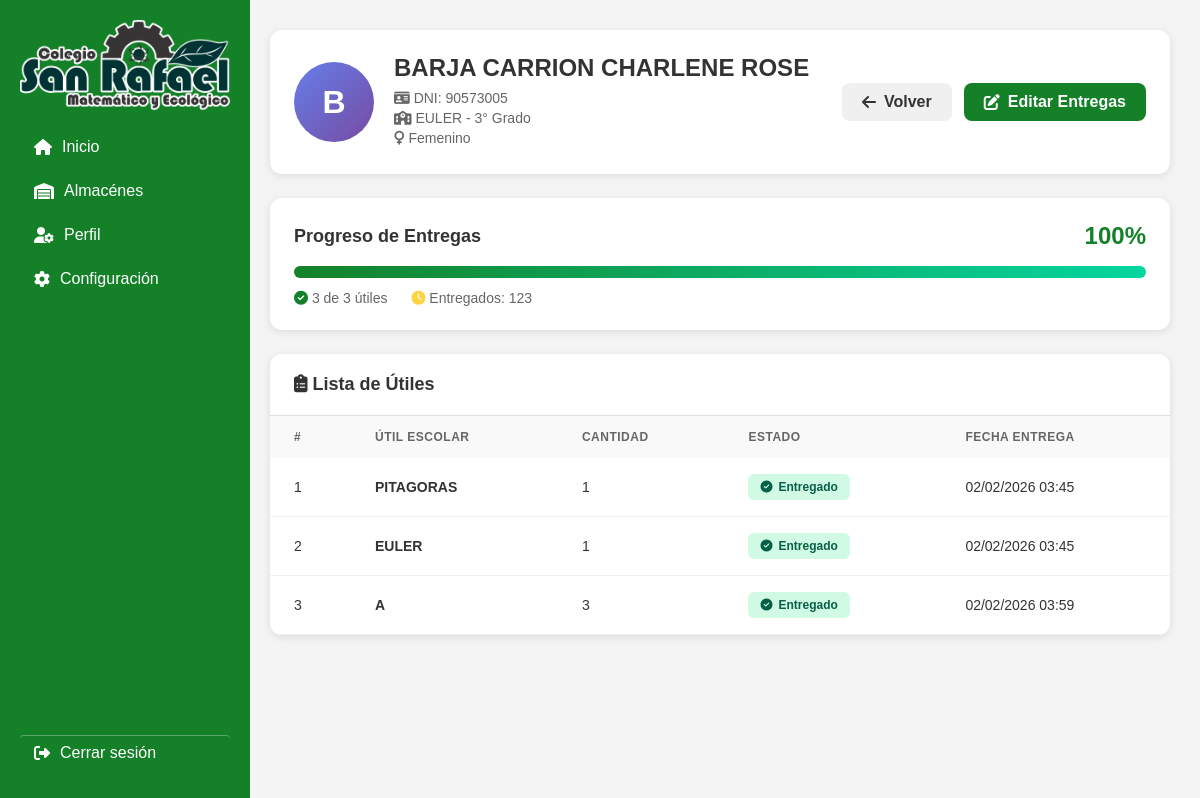
Page /entrega-utiles/alumnos/31/ on the committed database.
### app1/models.py (models this page shows, shortened)
class Alumno(models.Model):
    SEXO_CHOICES = [
        ('M', 'Masculino'),
        ('F', 'Femenino'),
    ]
    salon = models.ForeignKey(
        'Salon',
        on_delete=models.CASCADE,
        related_name='alumnos'
    )
    nombre = models.CharField(max_length=150)
    dni = models.CharField(max_length=10, unique=True)
    sexo = models.CharField(max_length=1, choices=SEXO_CHOICES, blank=True, default='')
    email = models.EmailField(blank=True, null=True)
    entrega_completada = models.BooleanField(default=False)
    fecha_entrega = models.DateTimeField(blank=True, null=True)
    class Meta:
        ordering = ['nombre']
        verbose_name = 'Alumno'
        verbose_name_plural = 'Alumnos'
    @property
    def porcentaje_entrega(self):
        entregas = self.entregas.all()
        total = entregas.count()
        if total == 0:
            return 0
        completos = sum(1 for e in entregas if e.cantidad_entregada >= e.util.cantidad)
        return round((completos / total) * 100)

class Salon(models.Model):
    TURNO_CHOICES = [
        ('Mañana', 'Mañana'),
        ('Tarde', 'Tarde'),
    ]
    GRADO_CHOICES = [
        (1, '1° Grado'),
        (2, '2° Grado'),
        (3, '3° Grado'),
        (4, '4° Grado'),
        (5, '5° Grado'),
        (6, '6° Grado'),
    ]
    nombre = models.CharField(max_length=100)
    codigo = models.CharField(max_length=10, unique=True)
    profesora = models.CharField(max_length=150)
    grado = models.IntegerField(choices=GRADO_CHOICES)
    turno = models.CharField(max_length=10, choices=TURNO_CHOICES, default='Mañana')
    fecha_creacion = models.DateTimeField(auto_now_add=True)
    class Meta:
        ordering = ['-fecha_creacion']
        verbose_name = 'Salón'
        verbose_name_plural = 'Salones'

class EntregaUtil(models.Model):
    alumno = models.ForeignKey(
        Alumno,
        on_delete=models.CASCADE,
        related_name='entregas'
    )
    util = models.ForeignKey(
        UtilEscolar,
        on_delete=models.CASCADE,
        related_name='entregas'
    )
    cantidad_entregada = models.IntegerField(default=0)
    entregado = models.BooleanField(default=False)
    fecha_entrega = models.DateTimeField(blank=True, null=True)
    fecha_modificacion = models.DateTimeField(auto_now=True)
    observaciones = models.TextField(blank=True, null=True)
    class Meta:
        ordering = ['util__orden', 'util__nombre']
        verbose_name = 'Entrega de Útil'
        verbose_name_plural = 'Entregas de Útiles'
        unique_together = ['alumno', 'util']

class UtilEscolar(models.Model):
    salon = models.ForeignKey(
        Salon,
        on_delete=models.CASCADE,
        related_name='utiles'
    )
    nombre = models.CharField(max_length=200)
    cantidad = models.IntegerField(default=1)
    descripcion = models.TextField(blank=True, null=True)
    orden = models.IntegerField(default=0)
    fecha_creacion = models.DateTimeField(auto_now_add=True)
    class Meta:
        ordering = ['orden', 'nombre']
        verbose_name = 'Útil Escolar'
        verbose_name_plural = 'Útiles Escolares'

### app1/view/Entregautiles.py (the view)
# urls.py: path('entrega-utiles/alumnos/<int:alumno_id>/', Entregautiles.detalle_alumno, name='detalle_alumno'),
def detalle_alumno(request, alumno_id):
    alumno = get_object_or_404(Alumno, pk=alumno_id)
    entregas = alumno.entregas.all().select_related('util')
    return render(request, 'almacenes/almutiles/Entrega_Utiles/detalle_alumno.html', {
        'alumno': alumno,
        'entregas': entregas,
        'salon': alumno.salon
    })

### templates/almacenes/almutiles/Entrega_Utiles/detalle_alumno.html (shortened to what this page needs)
{% extends 'layout.html' %}
{% load static %}
{% block content %}
<div class="detalle-container">
    <div class="header-alumno">
        <div class="alumno-info">
            <div class="alumno-avatar-large">
                {{ alumno.nombre|first }}
            </div>
            <div class="alumno-datos">
                <h1>{{ alumno.nombre }}</h1>
                <p><i class="fa-solid fa-id-card"></i> DNI: {{ alumno.dni }}</p>
                <p><i class="fa-solid fa-school"></i> {{ salon.nombre }} - {{ salon.get_grado_display }}</p>
                {% if alumno.sexo %}
                <p><i class="fa-solid fa-{% if alumno.sexo == 'M' %}mars{% else %}venus{% endif %}"></i>
                   {{ alumno.get_sexo_display }}</p>
                {% endif %}
            </div>
        </div>
        <div class="btn-group">
            <a href="{% url 'detalle_salon' salon.pk %}" class="btn btn-secondary">
                <i class="fa-solid fa-arrow-left"></i> Volver
            </a>
            <a href="{% url 'editar_entregas_alumno' alumno.pk %}" class="btn btn-primary">
                <i class="fa-solid fa-pen-to-square"></i> Editar Entregas
            </a>
        </div>
    </div>
    {% if entregas %}
    <div class="progress-card">
        <div class="progress-header">
            <h2>Progreso de Entregas</h2>
            <span class="progress-percentage">{{ alumno.porcentaje_entrega }}%</span>
        </div>
        <div class="progress-bar-container">
            <div class="progress-bar-fill" style="width: {{ alumno.porcentaje_entrega }}%"></div>
        </div>
        <div class="progress-stats">
            <span><i class="fa-solid fa-check-circle" style="color: #148129;"></i>
                  {{ entregas|length }} de {{ entregas|length }} útiles</span>
            <span><i class="fa-solid fa-clock" style="color: #ffd23f;"></i>
                  Entregados: {% for e in entregas %}{% if e.entregado %}{{ forloop.counter }}{% endif %}{% endfor %}</span>
        </div>
    </div>
    <div class="entregas-table">
        <h2><i class="fa-solid fa-clipboard-list"></i> Lista de Útiles</h2>
        <table>
            <thead>
                <tr>
                    <th>#</th>
                    <th>Útil Escolar</th>
                    <th>Cantidad</th>
                    <th>Estado</th>
                    <th>Fecha Entrega</th>
                </tr>
            </thead>
            <tbody>
                {% for entrega in entregas %}
                <tr>
                    <td>{{ forloop.counter }}</td>
                    <td>
                        <strong>{{ entrega.util.nombre }}</strong>
                    </td>
                    <td>{{ entrega.util.cantidad }}</td>
                    <td>
                        {% if entrega.entregado %}
                        <span class="badge badge-success">
                            <i class="fa-solid fa-check-circle"></i> Entregado
                        </span>
                        {% else %}
                        <span class="badge badge-pending">
                            <i class="fa-solid fa-clock"></i> Pendiente
                        </span>
                        {% endif %}
                    </td>
                    <td>
                        {% if entrega.fecha_entrega %}
                        {{ entrega.fecha_entrega|date:"d/m/Y H:i" }}
                        {% else %}
                        <span style="color: #999;">—</span>
                        {% endif %}
                    </td>
                </tr>
                {% endfor %}
            </tbody>
        </table>
    </div>
    {% endif %}
</div>
{% endblock %}

### css/layout.css (style rules this page uses)
body { margin: 0; font-family: Arial, sans-serif; background-color: #f4f4f4; }

### templates/almacenes/almutiles/Entrega_Utiles/detalle_alumno.html (style rules this page uses)
.detalle-container { max-width: 1000px; margin: 0 auto; padding: 30px; }
.header-alumno { background: white; padding: 24px; border-radius: 12px; box-shadow: 0 2px 8px rgba(0,0,0,0.1); margin-bottom: 24px; display: flex; justify-content: space-between; align-items: center; }
.alumno-info { display: flex; align-items: center; gap: 20px; }
.alumno-avatar-large { width: 80px; height: 80px; border-radius: 50%; background: linear-gradient(135deg, #667eea 0%, #764ba2 100%); display: flex; align-items: center; justify-content: center; font-size: 32px; font-weight: 700; color: white; }
.alumno-datos h1 { font-size: 24px; margin: 0 0 8px 0; color: #333; }
.alumno-datos p { margin: 4px 0; color: #666; font-size: 14px; }
.btn-group { display: flex; gap: 12px; }
.btn { padding: 10px 20px; border: none; border-radius: 8px; font-weight: 600; cursor: pointer; text-decoration: none; display: inline-flex; align-items: center; gap: 8px; transition: all 0.3s; }
.btn-secondary { background: #f0f0f0; color: #333; }
.btn-primary { background: #148129; color: white; }
.progress-card { background: white; padding: 24px; border-radius: 12px; box-shadow: 0 2px 8px rgba(0,0,0,0.1); margin-bottom: 24px; }
.progress-header { display: flex; justify-content: space-between; align-items: center; margin-bottom: 16px; }
.progress-header h2 { font-size: 18px; color: #333; margin: 0; }
.progress-percentage { font-size: 24px; font-weight: 700; color: #148129; }
.progress-bar-container { background: #f0f0f0; height: 12px; border-radius: 6px; overflow: hidden; margin-bottom: 12px; }
.progress-bar-fill { height: 100%; background: linear-gradient(90deg, #148129 0%, #06d6a0 100%); transition: width 0.5s ease; }
.progress-stats { display: flex; gap: 24px; font-size: 14px; color: #666; }
.entregas-table { background: white; border-radius: 12px; box-shadow: 0 2px 8px rgba(0,0,0,0.1); overflow: hidden; }
.entregas-table h2 { padding: 20px 24px; margin: 0; font-size: 18px; color: #333; border-bottom: 1px solid #e0e0e0; }
table { width: 100%; border-collapse: collapse; }
thead { background: #f9f9f9; }
th { padding: 14px 24px; text-align: left; font-size: 12px; font-weight: 600; color: #666; text-transform: uppercase; letter-spacing: 0.5px; }
tbody tr { border-bottom: 1px solid #f0f0f0; transition: background 0.2s; }
td { padding: 16px 24px; font-size: 14px; color: #333; }
.badge { display: inline-flex; align-items: center; gap: 6px; padding: 6px 12px; border-radius: 6px; font-size: 12px; font-weight: 600; }
.badge-success { background: #d1fae5; color: #065f46; }

### rows in the picture
Alumno: nombre|first "B", nombre "BARJA CARRION CHARLENE ROSE", dni "90573005", sexo "Femenino", porcentaje_entrega "100"
Salon: nombre "EULER", grado "3° Grado"
EntregaUtil: util.nombre "PITAGORAS", util.cantidad "1", entregado True (drawn), fecha_entrega "02/02/2026 03:45"
EntregaUtil: util.nombre "EULER", util.cantidad "1", entregado True (drawn), fecha_entrega "02/02/2026 03:45"
EntregaUtil: util.nombre "A", util.cantidad "3", entregado True (drawn), fecha_entrega "02/02/2026 03:59"

### other values in the picture
{{ entregas|length }} "3"
